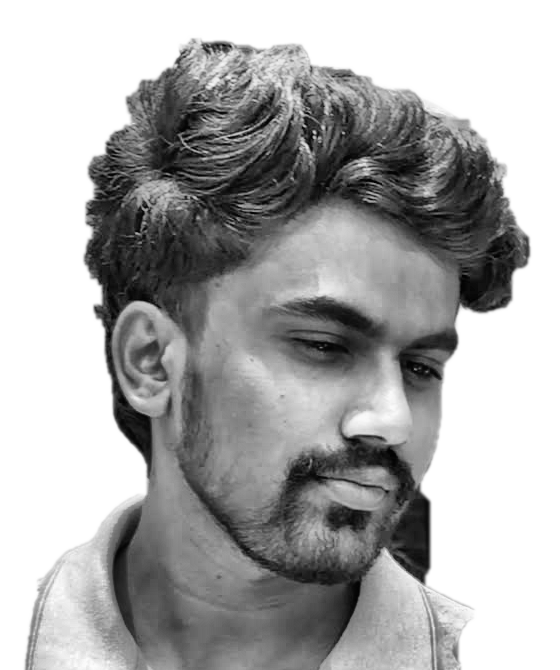
#> input picture source-prepped.png, 560 x 670 px
$ python make_ascii_svg.py
#> lines starting #> are read from the running program, lines starting #| are printed output that depends on the picture
#> in main, src is the input picture: PIL image 560x670 LA; mean R, G, B, A 171.7, 171.7, 171.7, 153.8
"""ASCII portrait -> ascii-portrait.svg.

Uses source-prepped.png (from prep_photo.py) if present; otherwise draws an
"SMD" monogram so the README works before a photo is added.

Each row is revealed by a left-to-right wipe with a block cursor, staggered
top to bottom (SMIL), plays once and freezes. STATIC=1 -> frozen frame.
"""
import os

import numpy as np
from PIL import Image, ImageDraw, ImageFilter, ImageFont

ROOT = os.path.dirname(os.path.dirname(os.path.abspath(__file__)))
SRC = os.path.join(ROOT, "source-prepped.png")
OUT = os.path.join(ROOT, "ascii-portrait.svg")
STATIC = os.environ.get("STATIC") == "1"

RAMP = " .`:-=+*cs#%@"          # light -> dark
COLS = 96
W = 370
FS = 6.4                       # font size
CW = (W - 20) / COLS           # char advance we space to
LH = 7.6                       # line height
FLOOR = 0.10                   # min density inside the subject (keeps dark hair visible)
GAMMA = 1.35
MIN_H = 440                    # match info-card height so the table lines up
INK = "#c9d1d9"
BG, BORDER = "#0d1117", "#30363d"
FONT = "ui-monospace,SFMono-Regular,Menlo,Consolas,'DejaVu Sans Mono',monospace"


def monogram():
    im = Image.new("L", (900, 900), 255)
    d = ImageDraw.Draw(im)
    d.ellipse([40, 40, 860, 860], outline=0, width=40)
    d.ellipse([100, 100, 800, 800], outline=150, width=6)
    f = ImageFont.truetype("/usr/share/fonts/truetype/dejavu/DejaVuSans-Bold.ttf", 300)
    tw = d.textlength("SMD", font=f)
    d.text(((900 - tw) / 2, 260), "SMD", font=f, fill=0)
    f2 = ImageFont.truetype("/usr/share/fonts/truetype/dejavu/DejaVuSansMono-Bold.ttf", 70)
    t2 = "</>"
    d.text(((900 - d.textlength(t2, font=f2)) / 2, 610), t2, font=f2, fill=60)
    return im


def to_rows(im):
    w, h = im.size
#> w = 560; h = 670
    rows = max(1, round(COLS * (h / w) * (CW / LH)))
#> rows = 55
    if im.mode in ("LA", "RGBA"):
        # cut-out photo: light ink on dark bg, so brighter = denser; background blank
        lum = np.asarray(im.convert("L").filter(ImageFilter.UnsharpMask(4, 160, 2))
                         .resize((COLS, rows), Image.LANCZOS), dtype=float) / 255
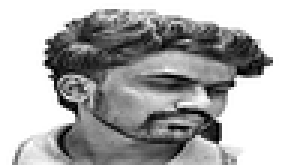
#> lum: shape (55, 96) float64 (shown 3 times larger); min 0, max 1, mean 0.672
        alpha = np.asarray(im.getchannel("A").resize((COLS, rows), Image.LANCZOS), dtype=float) / 255
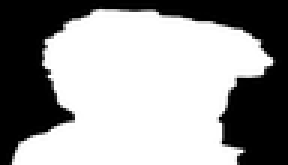
#> alpha: shape (55, 96) float64 (shown 3 times larger); min 0, max 1, mean 0.603
        inside = lum[alpha > .5]
#> inside = 3186 values, max 1 at index 205, min 0 at index 1259, mean 0.458
        lo, hi = np.percentile(inside, 3), np.percentile(inside, 97)
#> lo = 0.0667; hi = 0.886
        lum = np.clip((lum - lo) / max(hi - lo, 1e-3), 0, 1)
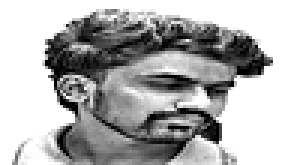
#> lum: shape (55, 96) float64 (shown 3 times larger); min 0, max 1, mean 0.684
        dens = (FLOOR + (1 - FLOOR) * lum ** GAMMA) * alpha
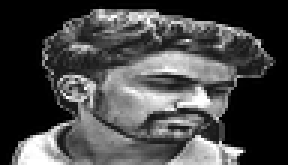
#> dens: shape (55, 96) float64 (shown 3 times larger); min 0, max 1, mean 0.279
    else:
        dens = 1 - np.asarray(im.convert("L").resize((COLS, rows), Image.LANCZOS), dtype=float) / 255
    idx = (dens * (len(RAMP) - 1)).round().astype(int)
    return ["".join(RAMP[i] for i in r).rstrip() for r in idx]


def esc(s):
    return s.replace("&", "&amp;").replace("<", "&lt;").replace(">", "&gt;")


def main():
    src = Image.open(SRC) if os.path.exists(SRC) else monogram()
    rows = to_rows(src)
#> rows = 55 items
    H = max(round(14 + len(rows) * LH + 12), MIN_H)
#> H = 444
    top = (H - len(rows) * LH) / 2 - 2
#> top = 11
    body, defs = [], []
    row_t, gap = 0.35, 0.045
    for i, line in enumerate(rows):
        if not line.strip():
            continue
        y = top + (i + 1) * LH
        text = (f'<text x="10" y="{y:.1f}" textLength="{len(line) * CW:.1f}" '
                f'lengthAdjust="spacingAndGlyphs" xml:space="preserve">{esc(line)}</text>')
        if STATIC:
            body.append(text)
            continue
        begin = f"{i * gap:.2f}s"
        lw = len(line) * CW
        defs.append(
            f'<clipPath id="c{i}"><rect x="10" y="{y - LH + 1.5:.1f}" width="0" height="{LH:.1f}">'
            f'<animate attributeName="width" from="0" to="{lw:.1f}" begin="{begin}" dur="{row_t}s" fill="freeze"/>'
            f'</rect></clipPath>')
        body.append(f'<g clip-path="url(#c{i})">{text}</g>')
        # block cursor riding the wipe edge, then vanishing
        body.append(
            f'<rect x="10" y="{y - LH + 1.5:.1f}" width="{CW:.1f}" height="{LH - 1:.1f}" fill="#3fb950" opacity="0">'
            f'<set attributeName="opacity" to="1" begin="{begin}"/>'
            f'<animate attributeName="x" from="10" to="{10 + lw:.1f}" begin="{begin}" dur="{row_t}s" fill="freeze"/>'
            f'<set attributeName="opacity" to="0" begin="{i * gap + row_t:.2f}s"/></rect>')
#> this loop made 55 passes
#> (y, begin, lw) on passes 4 to 15: (41.4, '0.14s', 193.2), (49, '0.18s', 196.9), (56.6, '0.22s', 226), (64.2, '0.27s', 240.6), (71.8, '0.32s', 266.1), (79.4, '0.36s', 280.7), (87, '0.40s', 295.3), (94.6, '0.45s', 302.6), (102.2, '0.49s', 306.2), (109.8, '0.54s', 313.5), (117.4, '0.58s', 320.8), (125, '0.63s', 320.8)
#> line on passes 1 to 2: '', ''
#> after the loop, body = 106 items; defs = 53 items

    svg = f'''<svg xmlns="http://www.w3.org/2000/svg" width="{W}" height="{H}" viewBox="0 0 {W} {H}" role="img" aria-label="ASCII portrait">
<style>text{{font-family:{FONT};font-size:{FS}px;fill:{INK}}}</style>
<defs>{"".join(defs)}</defs>
<rect width="{W}" height="{H}" rx="12" fill="{BG}" stroke="{BORDER}"/>
{"".join(body)}
</svg>
'''
    with open(OUT, "w") as f:
        f.write(svg)
    print(f"wrote {OUT} ({len(rows)} rows, {W}x{H}, {len(svg) // 1024} KB)"
          + ("" if os.path.exists(SRC) else "  [monogram - add a photo with prep_photo.py]"))
#| wrote ascii-portrait.svg (55 rows, 370x444, 34 KB)


if __name__ == "__main__":
    main()
